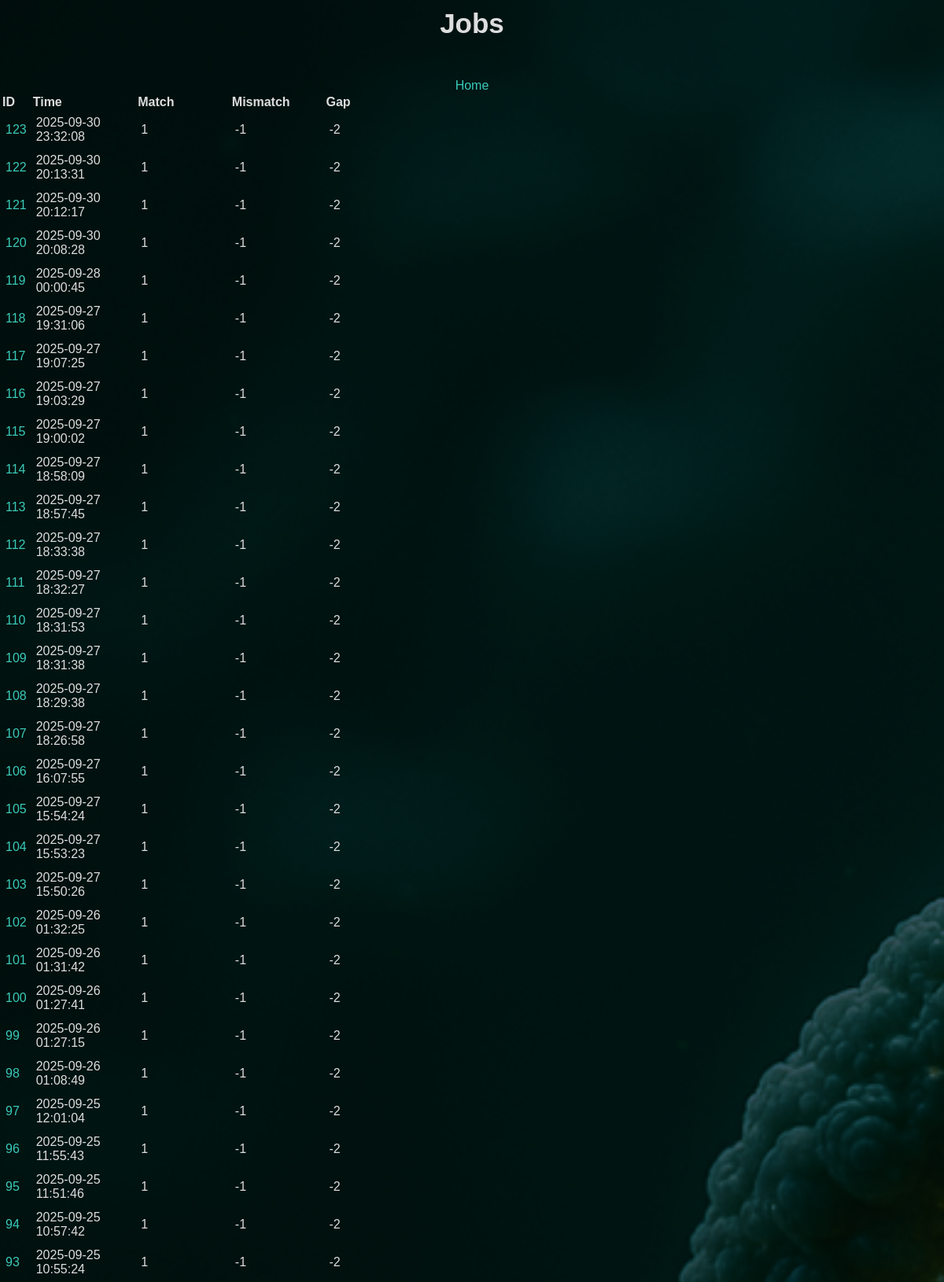
Page /jobs (upper part) on the committed database.
### tables this page shows
CREATE TABLE jobs (
    current_time TEXT DEFAULT (datetime('now', 'localtime')),
    match_score INT,
    mismatch INT,
    gap INT,
    nw_seq1_name TEXT,
    nw_seq2_name TEXT,
    nw_result TEXT,
    sw_seq1_name TEXT,
    sw_seq2_name TEXT,
    sw_result TEXT
, score INT, percent_id TEXT, gaps INT, score2 INT, percent_id2 TEXT, gaps2 INT);

### app.py (the view)
@app.route("/jobs")
def get_jobs():
    db = get_db()
    cursor = db.cursor() # type: ignore
    cursor.execute("SELECT rowid, * FROM jobs WHERE match_score IS NOT NULL ORDER BY rowid DESC")
    results = cursor.fetchall()
    job_id = cursor.lastrowid
    return render_template("jobs.html",results=results, job_id=job_id)

### app.py (called while the page is built)
def get_db():
    db = getattr(g, "_database", None)
    if db is None:
        db = g._database = sqlite3.connect(DATABASE)
        db.row_factory = sqlite3.Row
        return db

@app.teardown_appcontext
def close_conneciton(exception):
    db = getattr(g, "_database", None)
    if db is not None:
        db.close()

### templates/jobs.html
{% extends "base.html" %}
{% block body %}
<div class="content">
    <div class="pageTitle">Jobs</div>
    <div class="options"><a href="/">Home</a></div>
    <div class="job-list">
    <table>
        <tr>
            <th>ID</th>
            <th>Time</th>
            <th>Match</th>
            <th>Mismatch</th>
            <th>Gap</th>
        </tr>
        {% for job in results %}
            <tr>
                <td><a href="{{ url_for('get_job_by_id', job_id=job['rowid']) }}">{{ job["rowid"] }}</td></a>
                <td>{{ job[1] }}</td>
                <td>{{ job[2] }}</td>
                <td>{{ job[3] }}</td>
                <td>{{ job[4] }}</td>
            </tr>
        {% endfor %}
    </table>
    </div>
</div>
{% endblock %}

### templates/base.html (shortened to what this page needs)
<!DOCTYPE html>
<html lang="en">
<head>
    <link rel="stylesheet" type="text/css" href="{{ url_for('static', filename='styles.css') }}">
    <link rel="stylesheet" href="https://cdnjs.cloudflare.com/ajax/libs/font-awesome/4.7.0/css/font-awesome.min.css">
</head>
<body>
    {% block body %} {% endblock %}
</body>
</html>

### static/styles.css (style rules this page uses)
html { font-family: Arial, Helvetica, sans-serif; color:rgb(221, 221, 221); text-align: center; height: 100%; margin: 0; padding: 0; }
.pageTitle { font-size: 35px; font-weight: bold; margin-bottom: 50px; margin-top: 10px }
body { background-color: #1d2a35; background-image: url(images/dna_strand_bg.png); background-repeat: no-repeat; background-position: center center; background-attachment: fixed; background-size: cover; background-blend-mode: overlay; height: 100%; margin: 0; padding: 0; min-height:'100vh'; display: flex; flex-direction: column; }
.job-list { text-align: left; }
.job-list td { text-align: left; padding:5px; }
a:link { color:rgb(58, 202, 185); background-color: transparent; text-decoration: none; }

### rows in the picture
jobs: rowid "123", current_time "2025-09-30 23:32:08", match_score "1", mismatch "-1", gap "-2"
jobs: rowid "122", current_time "2025-09-30 20:13:31", match_score "1", mismatch "-1", gap "-2"
jobs: rowid "121", current_time "2025-09-30 20:12:17", match_score "1", mismatch "-1", gap "-2"
jobs: rowid "120", current_time "2025-09-30 20:08:28", match_score "1", mismatch "-1", gap "-2"
jobs: rowid "119", current_time "2025-09-28 00:00:45", match_score "1", mismatch "-1", gap "-2"
jobs: rowid "118", current_time "2025-09-27 19:31:06", match_score "1", mismatch "-1", gap "-2"
jobs: rowid "117", current_time "2025-09-27 19:07:25", match_score "1", mismatch "-1", gap "-2"
jobs: rowid "116", current_time "2025-09-27 19:03:29", match_score "1", mismatch "-1", gap "-2"
jobs: rowid "115", current_time "2025-09-27 19:00:02", match_score "1", mismatch "-1", gap "-2"
jobs: rowid "114", current_time "2025-09-27 18:58:09", match_score "1", mismatch "-1", gap "-2"
jobs: rowid "113", current_time "2025-09-27 18:57:45", match_score "1", mismatch "-1", gap "-2"
jobs: rowid "112", current_time "2025-09-27 18:33:38", match_score "1", mismatch "-1", gap "-2"
jobs: rowid "111", current_time "2025-09-27 18:32:27", match_score "1", mismatch "-1", gap "-2"
jobs: rowid "110", current_time "2025-09-27 18:31:53", match_score "1", mismatch "-1", gap "-2"
jobs: rowid "109", current_time "2025-09-27 18:31:38", match_score "1", mismatch "-1", gap "-2"
jobs: rowid "108", current_time "2025-09-27 18:29:38", match_score "1", mismatch "-1", gap "-2"
jobs: rowid "107", current_time "2025-09-27 18:26:58", match_score "1", mismatch "-1", gap "-2"
jobs: rowid "106", current_time "2025-09-27 16:07:55", match_score "1", mismatch "-1", gap "-2"
jobs: rowid "105", current_time "2025-09-27 15:54:24", match_score "1", mismatch "-1", gap "-2"
jobs: rowid "104", current_time "2025-09-27 15:53:23", match_score "1", mismatch "-1", gap "-2"
jobs: rowid "103", current_time "2025-09-27 15:50:26", match_score "1", mismatch "-1", gap "-2"
jobs: rowid "102", current_time "2025-09-26 01:32:25", match_score "1", mismatch "-1", gap "-2"
jobs: rowid "101", current_time "2025-09-26 01:31:42", match_score "1", mismatch "-1", gap "-2"
jobs: rowid "100", current_time "2025-09-26 01:27:41", match_score "1", mismatch "-1", gap "-2"
jobs: rowid "99", current_time "2025-09-26 01:27:15", match_score "1", mismatch "-1", gap "-2"
jobs: rowid "98", current_time "2025-09-26 01:08:49", match_score "1", mismatch "-1", gap "-2"
jobs: rowid "97", current_time "2025-09-25 12:01:04", match_score "1", mismatch "-1", gap "-2"
jobs: rowid "96", current_time "2025-09-25 11:55:43", match_score "1", mismatch "-1", gap "-2"
jobs: rowid "95", current_time "2025-09-25 11:51:46", match_score "1", mismatch "-1", gap "-2"
jobs: rowid "94", current_time "2025-09-25 10:57:42", match_score "1", mismatch "-1", gap "-2"
jobs: rowid "93", current_time "2025-09-25 10:55:24", match_score "1", mismatch "-1", gap "-2"
